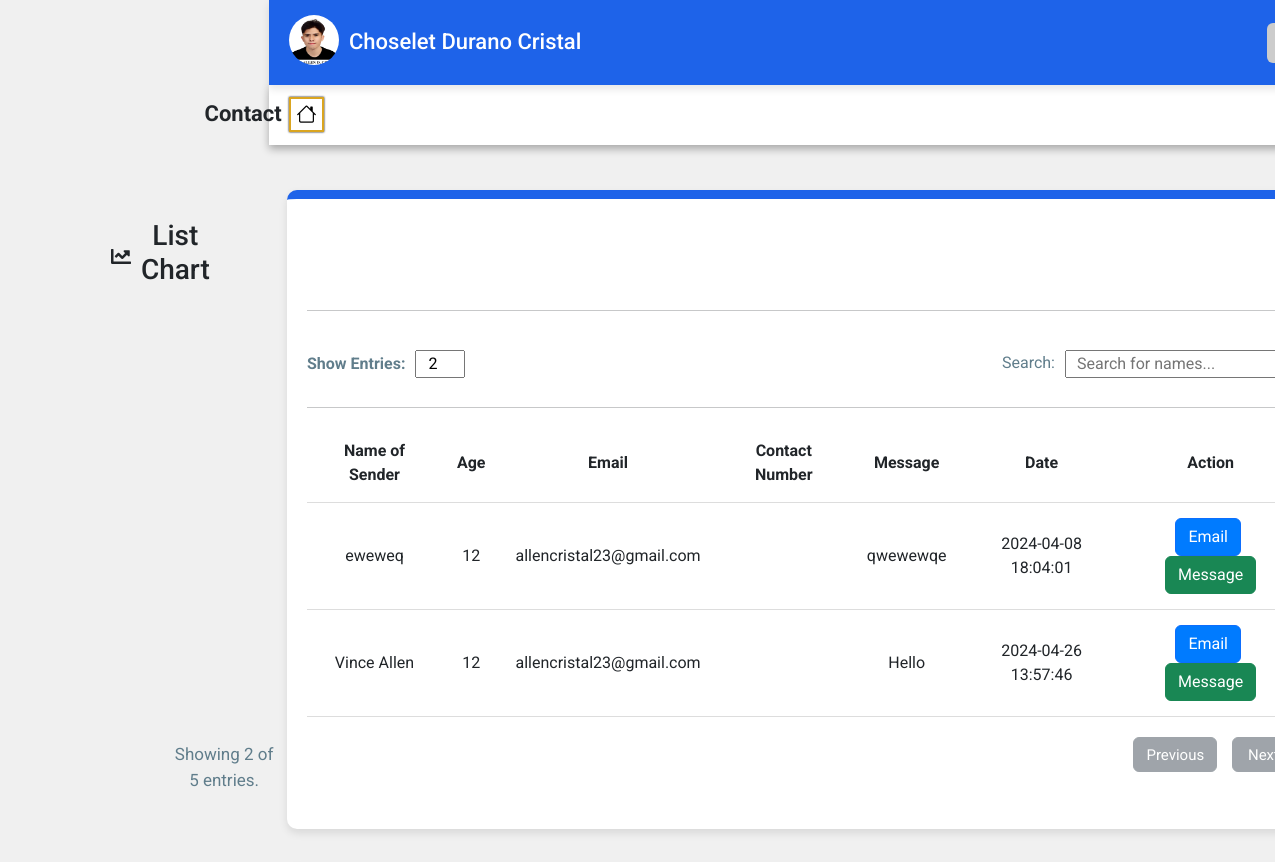
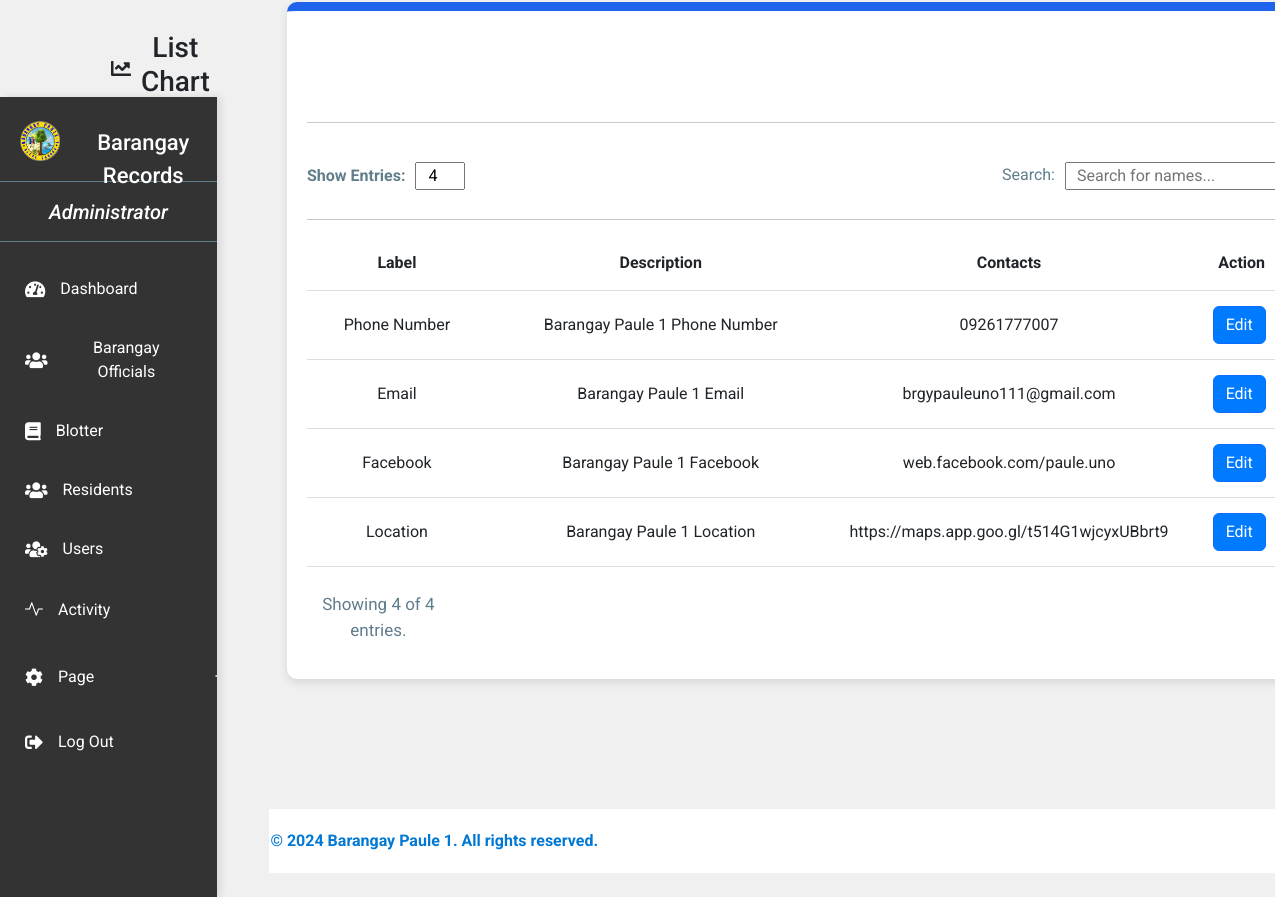
The page /BarangayContact&Message.php (signed in) on the database its author committed (2 pictures, top to bottom).
### tables this page shows
CREATE TABLE `proof_of_identity` (
  `id` int(11) NOT NULL,
  `picture` varchar(255) NOT NULL,
  `valid_id` varchar(255) NOT NULL,
  `created_at` timestamp NOT NULL DEFAULT current_timestamp()
);

CREATE TABLE `profiledata` (
  `id` int(11) NOT NULL,
  `firstname` varchar(50) NOT NULL,
  `middlename` varchar(50) DEFAULT NULL,
  `lastname` varchar(50) NOT NULL,
  `gender` enum('Male','Female','Other') NOT NULL,
  `birthdate` date NOT NULL,
  `email` varchar(100) NOT NULL,
  `contact` varchar(20) NOT NULL,
  `religion` varchar(50) NOT NULL,
  `status` enum('Single','Married','Divorced','Widowed') NOT NULL,
  `emergency_person` varchar(100) NOT NULL,
  `emergency_contact` varchar(20) NOT NULL,
  `created_at` timestamp NOT NULL DEFAULT current_timestamp()
);

CREATE TABLE `receivemessages` (
  `id` int(11) NOT NULL,
  `name` varchar(50) NOT NULL,
  `age` int(11) NOT NULL,
  `email` varchar(100) NOT NULL,
  `message` text NOT NULL,
  `created_at` timestamp NOT NULL DEFAULT current_timestamp()
);

CREATE TABLE `contacts` (
  `id` int(11) NOT NULL,
  `label` varchar(255) DEFAULT NULL,
  `description` text DEFAULT NULL,
  `contacts` varchar(255) DEFAULT NULL
);

### BarangayContact&Message.php (the view, shortened to what this page needs)
<!DOCTYPE html>
<html lang="en">
<head>
  <link href="https://cdn.jsdelivr.net/npm/bootstrap@5.3.3/dist/css/bootstrap.min.css" rel="stylesheet">
  <link href="https://cdnjs.cloudflare.com/ajax/libs/font-awesome/5.15.3/css/all.min.css" rel="stylesheet">
  <link href="https://cdn.jsdelivr.net/npm/bootstrap-icons@1.8.1/font/bootstrap-icons.css" rel="stylesheet">
  <link rel="stylesheet" href="https://cdnjs.cloudflare.com/ajax/libs/limonte-sweetalert2/11.1.7/sweetalert2.min.css">
  <link rel="stylesheet" href="BarangayContact&Message.css">
</head>
<body>
  <div>
    <div class="header">
      <div class="picfetch">
        <?php
            include 'connection.php';
              $sql = "SELECT * FROM proof_of_identity WHERE id = (SELECT id FROM profiledata WHERE email = ?)";
              $stmt = $conn->prepare($sql);
              $stmt->bind_param("s", $_SESSION['username']);
              $stmt->execute();
              $result = $stmt->get_result();
            if ($result->num_rows > 0) {
                $row = $result->fetch_assoc();
                $picture = $row["picture"];
            } else {
                $picture = "";
            }
              $sql = "SELECT * FROM profiledata WHERE email = ?";
              $stmt = $conn->prepare($sql);
              $stmt->bind_param("s", $_SESSION['username']);
              $stmt->execute();
              $result = $stmt->get_result();
            if ($result->num_rows > 0) {
              $row = $result->fetch_assoc();
              $firstname = $row["firstname"];
              $middlename = $row["middlename"];
              $lastname = $row["lastname"];
            } else {
              $firstname = "";
              $middlename = "";
              $lastname = "";
            }
          ?>
          <img src="<?php echo $picture; ?>" width="80px" height="80px" onerror="this.style.display='none';">
          <p class="p"><?php echo $firstname . " " . $middlename . " " . $lastname; ?></p>
      </div>
      <div class="profile-icon" onclick="toggleProfileDetails()">
      </div>
    </div>
    <div class="navigation" id="navigation">
      <div class="logo">
        <img src="images/logo1.png" alt="Barangay Logo" height="40px" width="40px">
        <p>Barangay Records</p>
      </div>
      <div class="administrators">
        <p><em> Administrator</em></p>
      </div>
      <a href="AdminDashboard.php" class="a1"><i class="fas fa-tachometer-alt"></i> Dashboard</a>
      <a href="BarangayOfficial.php" class="a1"><i class="fas fa-users"></i> Barangay Officials</a>
      <a href="Blotter.php" class="a1"><i class="fas fa-book"></i> Blotter</a>
      <a href="Resident.php" class="a1"><i class="fas fa-users"></i> Residents</a>
      <a href="Users.php" class="a1"><i class="fas fa-users-cog"></i> Users</a>
      <a href="Activity.php" class="a1"><i class="bi bi-activity"></i> Activity</a>
      <div class="dropdown" onclick="toggleDropdown()">
        <button class="btn btn-primary plus-toggle" type="button" id="dropdownMenuButton" >
          <i class="fas fa-cog"></i>Page <i class="bi bi-plus"></i>
        </button>
      </div>
      <a href="BarangayContact&Message.php?logout=true.php" class="a1"><i class="fas fa-sign-out-alt"></i> Log Out</a>
    </div>
  </div>
  <div class="title-with-icon">
    <a href="AdminDashboard.php" title="Dashboard"><i class="bi bi-house"></i></a>
    <p>Contact</p>
  </div>
  <?php
    include 'connection.php';
    $limit = 5;
    $currentPage = isset($_GET['page']) ? $_GET['page'] : 1;
    $offset = ($currentPage - 1) * $limit;
    $searchTerm = isset($_GET['query']) ? $_GET['query'] : '';
    $sql = "SELECT * FROM receivemessages WHERE
                      name LIKE '%$searchTerm%' OR
                      email LIKE '%$searchTerm%'
                  LIMIT $limit OFFSET $offset";
    $result = $conn->query($sql);
    if ($currentPage == 1) {
        $countSql = "SELECT COUNT(*) AS totalMessages FROM receivemessages WHERE
                          name LIKE '%$searchTerm%' OR
                          email LIKE '%$searchTerm%'";
        $countResult = $conn->query($countSql);
        $totalMessages = $countResult->fetch_assoc()['totalMessages'];
    } else {
        $totalMessages = $result->num_rows;
    }
?>
  <div class="contact" id="barangayOfficialsDashboard">
      <div class="title-with-icon1">
          <i class="fas fa-chart-line"></i>
          <h3>List Chart</h3>
      </div>
      <hr>
      <div class="heading-and-buttons">
          <div class="show-entries">
              <label for="entries">Show Entries: </label>
              <input type="number" title="number" placeholder="0" value="<?php echo min($totalMessages, $limit * $currentPage); ?>">
          </div>
          <div class="search-bar">
              <p>Search: </p>
              <input type="text" id="searchInput" onkeyup="searchMessage()" placeholder="Search for names..." style="padding-left: 10px;">
          </div>
      </div>
      <hr>
      <table class="table-no-border">
          <thead>
              <tr>
                  <th>Name of Sender</th>
                  <th>Age</th>
                  <th>Email</th>
                  <th>Contact Number</th>
                  <th>Message</th>
                  <th>Date</th>
                  <th>Action</th>
              </tr>
          </thead>
          <tbody>
          <?php
          include 'connection.php';
          $limit = 5;
          $currentPage = isset($_GET['page']) ? $_GET['page'] : 1;
          $offset = ($currentPage - 1) * $limit;
          $searchTerm = isset($_GET['query']) ? $_GET['query'] : '';
          $sql = "SELECT * FROM receivemessages WHERE
                      name LIKE '%$searchTerm%' OR
                      email LIKE '%$searchTerm%'
                  LIMIT $limit OFFSET $offset";
          $result = $conn->query($sql);
          if ($result->num_rows > 0) {
              while ($row = $result->fetch_assoc()) {
                  echo "<tr>";
                  echo "<td>" . $row["name"] . "</td>";
                  echo "<td>" . $row["age"] . "</td>";
                  echo "<td>" . $row["email"] . "</td>";
                  echo "<td>" . $row["contact"] . "</td>";
                  echo "<td>" . $row["message"] . "</td>";
                  echo "<td>" . $row["created_at"] . "</td>";
                  echo "<td>";
                  echo "<a style='margin-right: 5px;' href='https://mail.google.com/mail/?view=cm&fs=1&to=" . urlencode($row["email"]) . "' target='_blank' class='btn btn-primary'>Email</a>";
                  echo "<a href='tel:" . $row["contact"] . "' class='btn btn-success'>Message</a>";
                  echo "</td>";
                  echo "</tr>";
              }
          } else {
              echo "<tr><td colspan='5'>No Data Available</td></tr>";
          }
          ?>
          </tbody>
      </table>
      <div class="navigation-buttons">
        <p>Showing <?php echo min($totalMessages, $limit * $currentPage); ?> of <?php echo $limit; ?> entries.</p>
        <?php
        $totalPages = ceil($totalMessages / $limit);
        ?>
        <a href="?page=<?php echo max(1, $currentPage - 1); ?>" class="btn <?php echo $currentPage == 1 ? 'btn-secondary disabled' : 'btn-primary'; ?>">Previous</a>
        <a href="?page=<?php echo min($totalPages, $currentPage + 1); ?>" class="btn <?php echo $currentPage == $totalPages ? 'btn-secondary disabled' : 'btn-primary'; ?>">Next</a>
    </div>
  </div>
  <?php
    include 'connection.php';
    $sql = "SELECT COUNT(*) AS totalcontacts FROM contacts ";
    $result = $conn->query($sql);
    if ($result->num_rows > 0) {
      $row = $result->fetch_assoc();
      $countcontacts = $row['totalcontacts'];
    } else {
      $countcontacts = 0;
    }
  ?>
  <div class="contact" id="contact1Dashboard">
    <div class="title-with-icon1">
      <i class="fas fa-chart-line"></i>
      <h3>List Chart</h3>
    </div>
    <hr>
    <div class="heading-and-buttons">
      <div class="show-entries">
        <label for="entries">Show Entries: </label>
        <input type="number" title="number" placeholder="0" value="<?php echo $countcontacts; ?>">
      </div>
      <div class="search-bar">
            <p>Search: </p><input type="text" id="searchInput1" onkeyup="searchContactTable()" placeholder="Search for names..." style="padding-left: 10px;">
      </div>
    </div><hr>
    <table class="table-no-border">
        <thead>
            <tr>
                <th>Label</th>
                <th>Description</th>
                <th>Contacts</th>
                <th>Action</th>
            </tr>
        </thead>
        <tbody>
        <?php
          include 'connection.php';
          if(isset($_GET['query'])) {
              $search_query = $_GET['query'];
              $sql = "SELECT * FROM contacts WHERE label LIKE '%$search_query%'";
          } else {
              $sql = "SELECT * FROM contacts";
          }
          $result = $conn->query($sql);
          if ($result->num_rows > 0) {
              while ($row = $result->fetch_assoc()) {
                  echo "<tr>";
                  echo "<td>" . $row["label"] . "</td>";
                  echo "<td>" . $row["description"] . "</td>";
                  echo "<td style='width: 20px !important;'>" . $row["contacts"] . "</td>";
                  echo "<td>";
                  echo "<a href='#' onclick='editContact(" . $row['id'] . ")' class='btn btn-primary btnedit' style='margin-right:5px;'>Edit</a>";
                  echo "</td>";
                  echo "</tr>";
              }
          } else {
              echo "<tr><td colspan='4'>No Data Available</td></tr>";
          }
        ?>
        </tbody>
    </table>
    <div class="navigation-buttons" style="width: 100%;">
      <p>Showing <?php echo $countcontacts; ?> of <?php echo $countcontacts; ?> entries.</p>
    </div>
  </div>
  <footer class="footer">
    <div class="container">
        <p>&copy; 2024 Barangay Paule 1. All rights reserved.</p>
    </div>
  </footer>
</body>
</html>

### rows shown on the page
proof_of_identity: picture (picture)
profiledata: firstname "Choselet", middlename "Durano", lastname "Cristal"
receivemessages: name "eweweq", age "12", email "allencristal23@gmail.com", message "qwewewqe", created_at "2024-04-08 18:04:01"
receivemessages: name "Vince Allen", age "12", email "allencristal23@gmail.com", message "Hello", created_at "2024-04-26 13:57:46"
contacts: label "Phone Number", description "Barangay Paule 1 Phone Number", contacts "09261777007"
contacts: label "Email", description "Barangay Paule 1 Email", contacts "brgypauleuno111@gmail.com"
contacts: label "Facebook", description "Barangay Paule 1 Facebook", contacts "web.facebook.com/paule.uno"
contacts: label "Location", description "Barangay Paule 1 Location", contacts "https://maps.app.goo.gl/t514G1wjcyxUBbrt9"

### other values the page prints
min($totalMessages, $limit * $currentPage) "2"
$limit "5"
$countcontacts "4"
